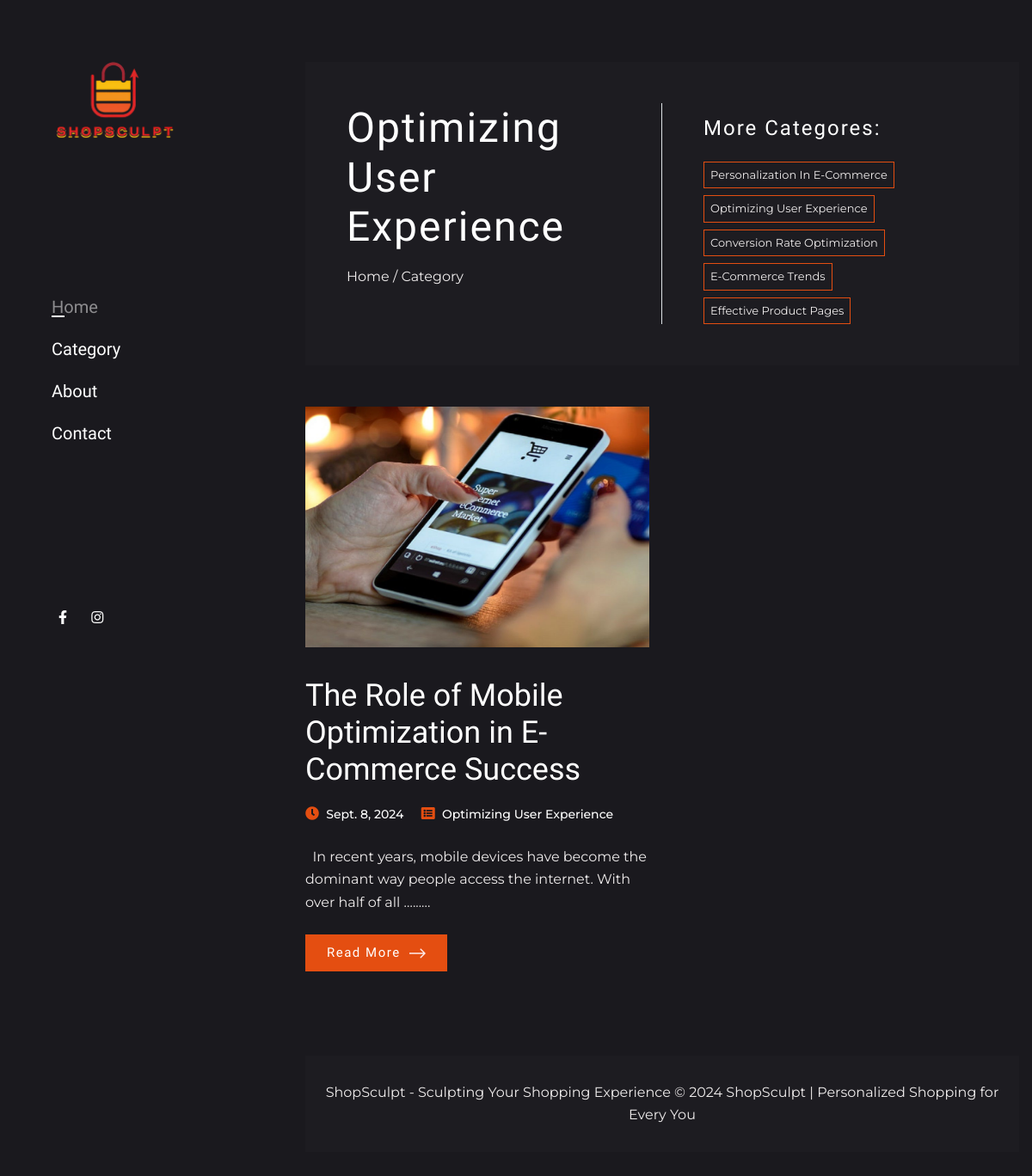
The page /category/anime on the database its author committed.
### admin_pannel/models.py (models this page shows, shortened)
class Settings(models.Model):
    site_name=models.CharField(max_length=80)
    site_title=models.CharField(max_length=80)
    logo=models.ImageField(upload_to='site_images/', default=True)
    fav_icon=models.ImageField(upload_to='site_images/')
    fb_link=models.CharField(max_length=240)
    insta_link=models.CharField(max_length=240)
    twiter_link=models.CharField(max_length=240)
    linkedin_link=models.CharField(max_length=240)
    pinterest_link=models.CharField(max_length=240)
    footer_text=models.CharField(max_length=240,default='',null=True)

class Category(models.Model):
    cat_name=models.CharField(max_length=200)
    cat_image=models.ImageField(max_length=250,null=True,blank=True,default=True)
    slug=AutoSlugField(populate_from='cat_name',default=None,null=True,unique=True)
    def __str__(self):
        return self.cat_name

class Post(models.Model):
    title= models.CharField(max_length=200,blank=True, null=True)
    desc=RichTextUploadingField(blank=True, null=True)
    image=models.ImageField(upload_to='blog_images/',null=True,blank=True)
    date=models.DateField(auto_now_add=True,blank=True, null=True)
    category=models.ForeignKey(Category, null=True,related_name='posts', on_delete=models.SET_NULL,default=True)
    author= CurrentUserField()
    featured=models.BooleanField()
    slug=AutoSlugField(populate_from='title',default=None,null=True,unique=True)

### frontend/views.py (the view)
# urls.py: path('category/<slug>', views.single_category,name="category"),
def single_category(request,slug):
    category = Category.objects.get(slug=slug)
    categories = Category.objects.all()
    title=category.cat_name + " - " + site_data.site_name
    posts=Post.objects.filter(category=category)
    return render(request,'frontend/single-category.html',{'posts':posts,'title':title,'site_data':site_data,'categories':categories,'category':category})

### templates/frontend/single-category.html (shortened to what this page needs)
{% extends 'frontend/base.html' %}
{% block body_block %}
        <div class="container py-4 my-5">
            <div class="row">
                <div class="col-12">
                    <div class="bg-dark p-5 mb-5">
                        <div class="row no-gutters">
                            <div class="col-xl-6 border-right border-lg-0 pr-0 pr-xl-5">
                                <h1 class="text-white add-letter-space">{{category.cat_name}}</h1>
                                <div class="breadcrumb-wrap mt-3">
                                    <a href="{% url 'home' %}">Home</a>
                                    <span>/</span>
                                    <span>Category</span>
                                </div>
                            </div>
                            <div class="col-xl-6 pl-0 pl-xl-5 mt-4 mt-xl-0">
                                <div class="categores-links text-capitalize">
                                    <h3 class="text-white add-letter-space mb-3">More Categores:</h3>
                                    {% for category in categories %}
                                    <a class="border" href="{% url 'category' category.slug %}">{{category.cat_name}}</a>
                                    {% endfor %}
                                </div>
                            </div>
                        </div>
                    </div>
                </div>
            </div>
            <div class="row justify-content-between">
   {% if posts %}
        {% for post in posts %}
        <div class="col-lg-6 card post-item bg-transparent border-0 mb-5">
            <a href="{% url 'post' post.slug %}">
                <img class="card-img-top rounded-0" src="{{post.image.url}}" alt="">
            </a>
            <div class="card-body px-0">
                <h2 class="card-title">
                    <a class="text-white opacity-75-onHover" href="{% url 'post' post.slug %}">{{post.title}}</a>
                </h2>
                <ul class="post-meta mt-3">
                    <li class="d-inline-block mr-3">
                        <span class="fas fa-clock text-primary"></span>
                        <a class="ml-1" href="#">{{post.date}}</a>
                    </li>
                    <li class="d-inline-block">
                        <span class="fas fa-list-alt text-primary"></span>
                        <a class="ml-1" href="#">{{post.category}}</a>
                    </li>
                </ul>
                <p class="card-text my-4">{{post.desc|safe|striptags|truncatewords:20}}......</p>
                <a href="{% url 'post' post.slug %}" class="btn btn-primary">Read More <img src="images/arrow-right.png" alt=""></a>
            </div>
        </div>
        {% endfor %}
        {% else %}
        <div class="widget bg-dark p-4 text-center mx-auto">
            <br>
            <h2>No Post Found</h2>
            <br>
       </div>
        {% endif %}
</div>
{% endblock %}

### templates/frontend/base.html (shortened to what this page needs)
<!DOCTYPE html>
{% load static %}
<html>
<head>
    <link rel="stylesheet" href="{% static "frontend/plugins/bootstrap/bootstrap.min.css" %}">
    <link rel="stylesheet" href="{% static "frontend/plugins/fontawesome/css/all.css" %}">
    <link href="{% static "frontend/css/style.css" %}" rel="stylesheet">
</head>
<body>
    <section class="d-flex">
<aside><div class="sidenav position-sticky d-flex flex-column justify-content-between">
    <a class="navbar-brand" href="{% url 'home' %}" class="logo">
        <img src="{{ site_data.logo.url }}" alt="">
    </a>
    <div class="navbar navbar-dark my-4 p-0 font-primary">
        <ul class="navbar-nav w-100">
            <li class="nav-item active">
                <a class="nav-link text-white px-0 pt-0" href="{% url 'home' %}">Home</a>
            </li>
            <li class="nav-item ">
                <a class="nav-link text-white px-0" href="{% url 'categories' %}">Category</a>
            </li>
            <li class="nav-item ">
                <a class="nav-link text-white px-0" href="{% url 'about' %}">About</a>
            </li>
            <li class="nav-item ">
                <a class="nav-link text-white px-0" href="{% url 'contact' %}">Contact</a>
            </li>
        </ul>
    </div>
 <ul class="list-inline nml-2">
    {% if site_data.fb_link == "" %}
    {% else %}
        <li class="list-inline-item">
            <a target="_blank" href="{{site_data.fb_link}}" class="text-white text-red-onHover p-2">
                <span class="fab fa-facebook-f"></span>
            </a>
        </li>
        {% endif %}
    {% if site_data.insta_link == "" %}
    {% else %}
        <li class="list-inline-item">
            <a target="_blank" href="{{site_data.insta_link}}" class="text-white text-red-onHover p-2">
                <span class="fab fa-instagram"></span>
            </a>
        </li>
    {% endif %}
    </ul>
</div></aside>
    <div class="main-content">
{% block body_block %}
{% endblock %}
<footer class="bg-dark">
  <p class="text-center">{{site_data.footer_text}}</p>
</footer>
    </div>
    </section>
</body>
</html>

### static/frontend/css/style.css (style rules this page uses)
body { color: #efecec; background-color: #1A191E; font-family: "Montserrat", sans-serif; font-size: 16px; line-height: 1.65; overflow-y: hidden; }
body.loaded { overflow-y: scroll; }
.main-content { width: calc(100% - 340px); }
.btn { font-size: 15px; padding: 10px 25px; letter-spacing: 0.1em; color: #ffffff; font-family: "Barlow Condensed", sans-serif; border-radius: 0; border: 0; }
.btn img { margin-left: 5px; width: 19px; position: relative; }
.btn-primary { background-color: #e44e11; }
.font-primary { font-family: "Barlow Condensed", sans-serif; }
.add-letter-space { letter-spacing: 2px; }
.opacity-0, .opacity-0-onHover, .opacity-25, .opacity-25-onHover, .opacity-50, .opacity-50-onHover, .opacity-75, .opacity-75-onHover, .opacity-1, .opacity-1-onHover { transition: all 0.3s; }
.text-primary, .text-primary-onHover:hover { color: #e44e11 !important; }
.bg-dark { background-color: #1D1C21 !important; }
h1, .h1, h2, .h2, h3, .h3, h4 { font-family: "Barlow Condensed", sans-serif; }
h1, .h1 { font-size: 48px; }
h2, .h2 { font-size: 36px; }
h3, .h3 { font-size: 24px; }
.h4, h5, .h5, h6, .h6, p { font-family: "Montserrat", sans-serif; }
h1, .h1, h2, .h2, h3, .h3, h4, .h4, h5, .h5, h6, .h6, p { margin: 0; }
a { text-decoration: none; display: inline-block; transition: all 0.3s; }
ul, li { padding: 0; margin: 0; }
.sidenav { top: 0; width: 340px; min-height: 100vh; padding: 60px; transition: 0.3s ease; }
.sidenav .navbar-brand img { max-width: 150px; }
.sidenav .nav-link { font-size: 20px; position: relative; display: inline-block; }
.sidenav .nav-link::after { position: absolute; content: ""; height: 2px; width: 0; background-color: #ffffff; left: 0; bottom: 13px; transition: 0.3s; }
.sidenav .nav-link[aria-expanded=true], .sidenav .active .nav-link { color: rgba(255, 255, 255, 0.5) !important; }
.sidenav .nav-link[aria-expanded=true]::after, .sidenav .active .nav-link::after { width: 15px; }
.post-item .card-img-top { transition: 0.3s; }
.post-meta li a { color: #ffffff; font-weight: 500; font-size: 14px; }
.breadcrumb-wrap a { color: #efecec; }
.categores-links a { font-size: 13px; color: #efecec; border-color: #e44e11 !important; padding: 4px 7px; margin-right: 6px; margin-top: 8px; }
.single-desc h1,h2,h3,h4 { margin: 15px 0; }
footer { padding-top: 30px; padding-bottom: 30px; margin-top: 30px; }

### templates/frontend/single-category.html (style rules this page uses)
.card-img-top { height: 35vh; width: 100%; object-fit: cover; }

### rows shown on the page
Settings: logo (picture), footer_text "ShopSculpt - Sculpting Your Shopping Experience © 2024 ShopSculpt | Personalized Shopping for Every You"
Category: cat_name "Optimizing User Experience"
Category: cat_name "Personalization In E-Commerce"
Category: cat_name "Conversion Rate Optimization"
Category: cat_name "E-Commerce Trends"
Category: cat_name "Effective Product Pages"
Post: image (picture), title "The Role of Mobile Optimization in E-Commerce Success", date "Sept. 8, 2024", category "Optimizing User Experience", desc "In recent years, mobile devices have become the dominant way people access the internet. With over half of all …"
